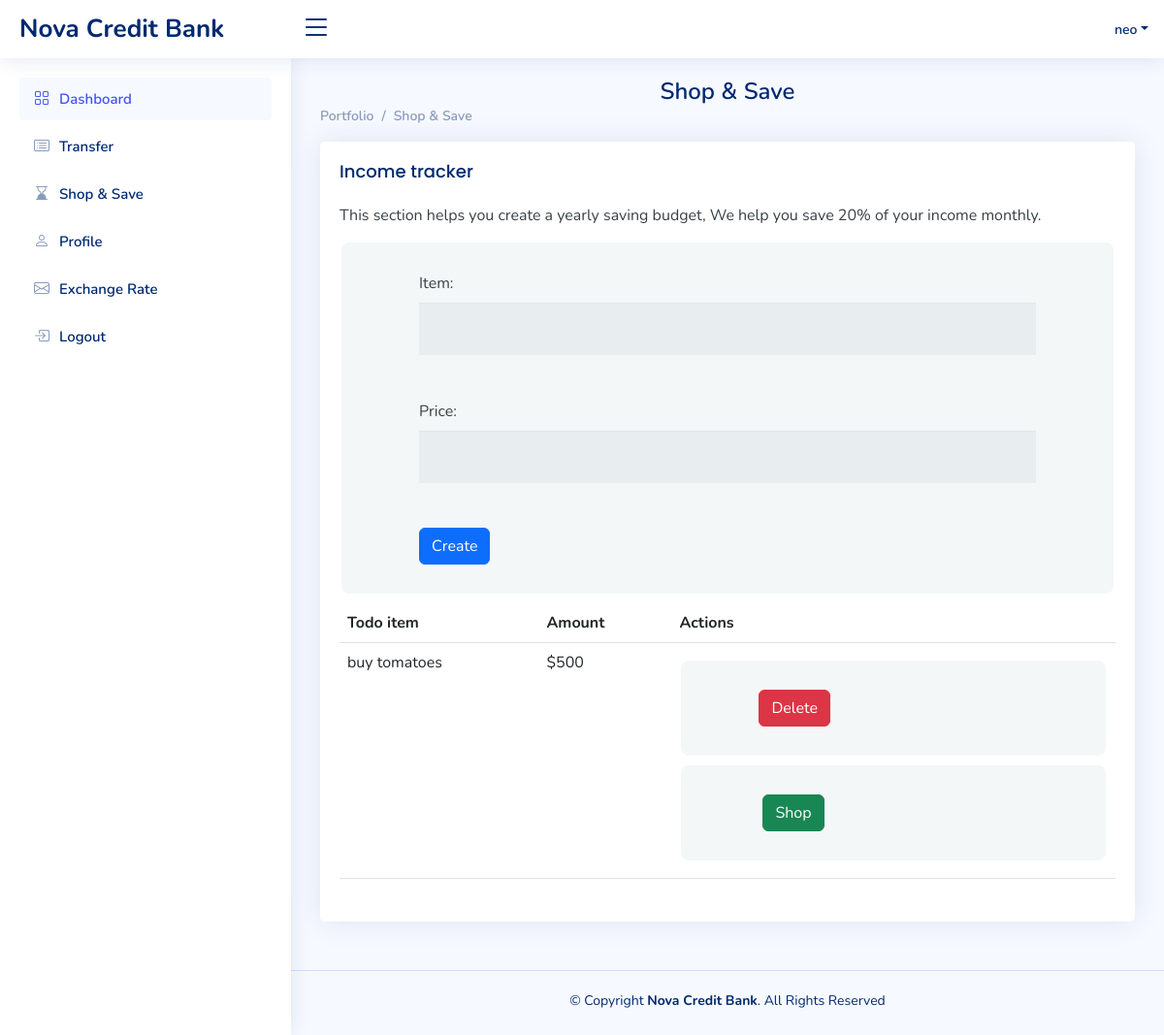
Page /shopping-list/ (signed in) on the earlier database version.
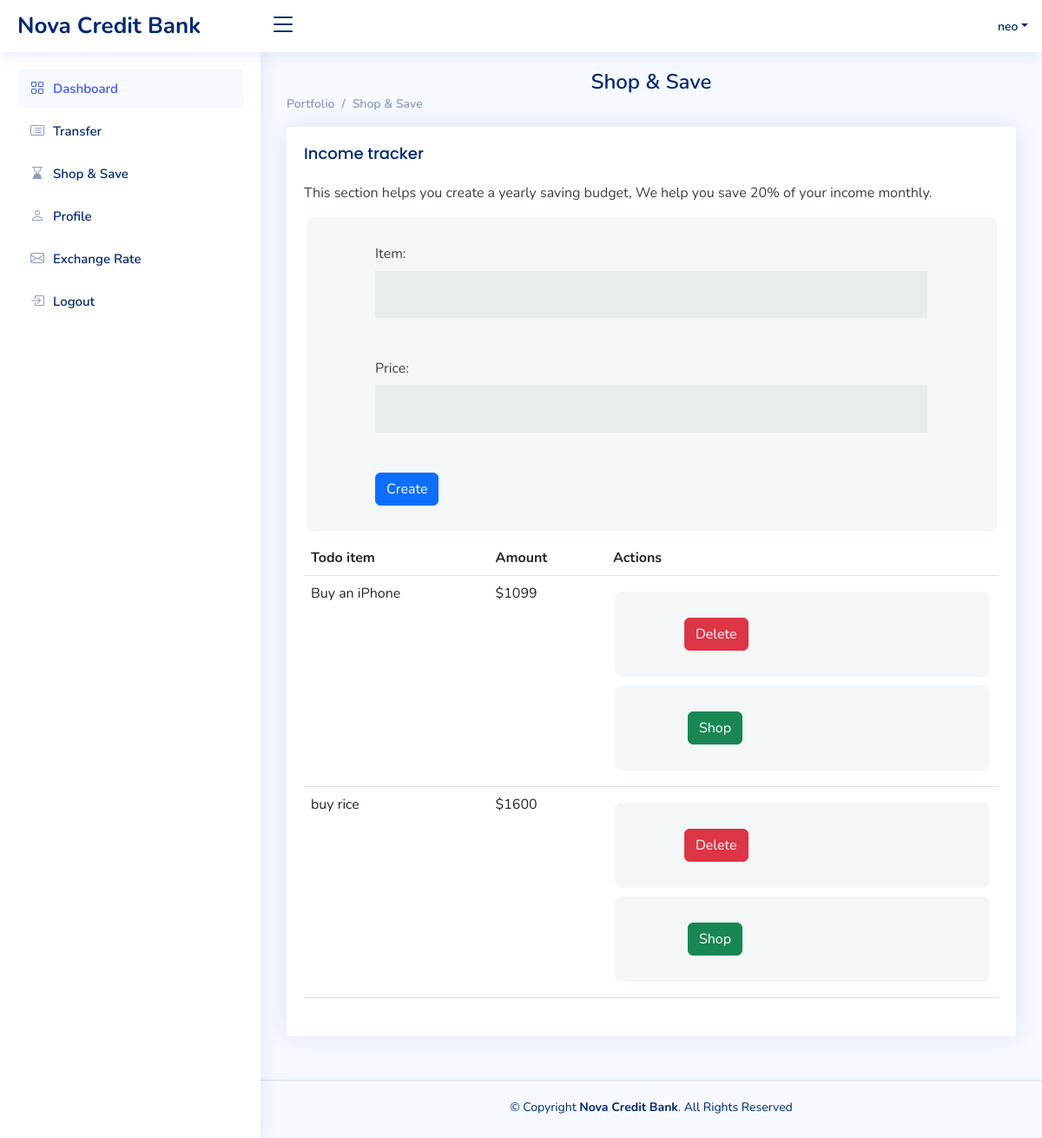
Same page on the later database version.
### novabank/models.py (models this page shows, shortened)
class ShoppingList(models.Model):
    username = models.ForeignKey(Portfolio, on_delete=models.SET_NULL, blank= True, null = True)
    item = models.CharField(max_length=200)
    price = models.IntegerField()
    completed = models.BooleanField(default=False)

### novabank/views.py (the view, shortened to what this page needs)
# urls.py: path('shopping-list/', views.shoppinglist, name = 'shoppinglist'),
@login_required
def shoppinglist(request):
    log_user = request.user
    shoppinglist_form = ShoppingListForm()
    portfolio_instance = Portfolio.objects.get(username=log_user)
    shopitems = ShoppingList.objects.filter(username=portfolio_instance).prefetch_related('shoppingtransaction_set')
    return render(request, 'shoppinglist.html', {'shoppinglist_form': shoppinglist_form, 'shopitems': shopitems})

### novabank/forms.py
class ShoppingListForm(forms.ModelForm):
    class Meta:
        model = ShoppingList
        fields = ['item', 'price']

### novabank/templates/shoppinglist.html (shortened to what this page needs)
{% load static %}
<!DOCTYPE html>
<html lang="en">
<head>
  <link href="{% static 'dashboard_assets/vendor/bootstrap/css/bootstrap.min.css' %}" rel="stylesheet">
  <link href="{% static 'dashboard_assets/vendor/bootstrap-icons/bootstrap-icons.css' %}" rel="stylesheet">
  <link href="{% static 'dashboard_assets/vendor/boxicons/css/boxicons.min.css' %}" rel="stylesheet">
  <link href="{% static 'dashboard_assets/vendor/quill/quill.snow.css' %}" rel="stylesheet">
  <link href="{% static 'dashboard_assets/vendor/quill/quill.bubble.css' %}" rel="stylesheet">
  <link href="{% static 'dashboard_assets/vendor/remixicon/remixicon.css' %}" rel="stylesheet">
  <link href="{% static 'dashboard_assets/vendor/simple-datatables/style.css' %}" rel="stylesheet">
  <link href="{% static 'dashboard_assets/css/style.css' %}" rel="stylesheet">
</head>
<body>
  <header id="header" class="header fixed-top d-flex align-items-center">
    <div class="d-flex align-items-center justify-content-between">
      <a href="{% url 'portfolio' %}" class="logo d-flex align-items-center">
        <span class="d-none d-lg-block">Nova Credit Bank</span>
      </a>
      <i class="bi bi-list toggle-sidebar-btn"></i>
    </div>
    <nav class="header-nav ms-auto">
      <ul class="d-flex align-items-center">
        <li class="nav-item dropdown pe-3">
          <a class="nav-link nav-profile d-flex align-items-center pe-0" href="#" data-bs-toggle="dropdown">
            <span class="d-none d-md-block dropdown-toggle ps-2">{{user.username}}</span>
          </a>
        </li>
      </ul>
    </nav>
  </header>
  <aside id="sidebar" class="sidebar">
    <ul class="sidebar-nav" id="sidebar-nav">
      <li class="nav-item">
        <a class="nav-link " href="{% url 'portfolio' %}">
          <i class="bi bi-grid"></i>
          <span>Dashboard</span>
        </a>
      </li>
      <li class="nav-item">
        <a class="nav-link collapsed" href="{% url 'transfer' %}">
          <i class="bi bi-card-list"></i>
          <span>Transfer</span>
        </a>
      </li>
      <li class="nav-item">
        <a class="nav-link collapsed" href="{% url 'shoppinglist' %}">
          <i class="bi bi-hourglass-bottom"></i>
          <span>Shop & Save</span>
        </a>
      </li>
      <li class="nav-item">
        <a class="nav-link collapsed" href="{% url 'profile' %}">
          <i class="bi bi-person"></i>
          <span>Profile</span>
        </a>
      </li>
      <li class="nav-item">
        <a class="nav-link collapsed" href="{% url 'exchangerate' %}">
          <i class="bi bi-envelope"></i>
          <span>Exchange Rate</span>
        </a>
      </li>
      <li class="nav-item">
        <a class="nav-link collapsed" href="{% url 'logout' %}">
          <i class="bi bi-box-arrow-in-right"></i>
          <span>Logout</span>
        </a>
      </li>
    </ul>
  </aside>
  <main id="main" class="main">
    <div class="pagetitle">
      <h1>Shop & Save</h1>
      <nav>
        <ol class="breadcrumb">
          <li class="breadcrumb-item"><a href="{% url 'portfolio' %}">Portfolio</a></li>
          <li class="breadcrumb-item">Shop & Save</li>
        </ol>
      </nav>
    </div>
    <section class="section">
      <div class="row">
        <div class="col-lg-24">
          <div class="card">
            <div class="card-body">
              <h5 class="card-title">Income tracker</h5>
              <p>This section helps you create a yearly saving budget, We help you save 20% of your income monthly.</p>
              <section id="contact" class="contact">
            <form action="" method="POST">
                {{ shoppinglist_form.as_p }}
                <input class="btn btn-primary" type="submit" value="Create">
            </form>
            <table class="table mb-4">
              <thead>
                <tr>
                  <th scope="col">Todo item</th>
                  <th scope="col">Amount</th>
                  <th scope="col">Actions</th>
                </tr>
              </thead>
              {% for shopitem in shopitems %}
              <tbody>
                <tr>
                  <td>{{shopitem.item}}</td>
                  <td>${{shopitem.price}}</td>
                  <td>
                    <form action="{% url 'deleteshoppingitem' shopitem.id %}" method="POST">
                      <button type="submit" class="btn btn-danger">Delete</button>
                    </form>
                    <form action="{% url 'shop' shopitem.id %}" method="POST">
                      <button type="submit" class="btn btn-success ms-1">Shop</button>
                    </form>
                  </td>
              </tbody>
              {% endfor %}
            </table>
              </section>
            </div>
          </div>
        </div>
      </div>
    </section>
  </main>
  <footer id="footer" class="footer">
    <div class="copyright">
      &copy; Copyright <strong><span>Nova Credit Bank</span></strong>. All Rights Reserved
    </div>
    <div class="credits">
    </div>
  </footer>
</body>
</html>

### static/dashboard_assets/css/style.css (style rules this page uses)
:root { scroll-behavior: smooth; }
body { font-family: "Open Sans", sans-serif; background: #f6f9ff; color: #444444; }
a { color: #4154f1; text-decoration: none; }
h1, h2, h3, h4, h5, h6 { font-family: "Nunito", sans-serif; }
#main { margin-top: 60px; padding: 20px 30px; transition: all 0.3s; }
.pagetitle { margin-bottom: 10px; }
.pagetitle h1 { font-size: 24px; margin-bottom: 0; font-weight: 600; color: #012970; }
.card { margin-bottom: 30px; border: none; border-radius: 5px; box-shadow: 0px 0 30px rgba(1, 41, 112, 0.1); }
.card-title { padding: 20px 0 15px 0; font-size: 18px; font-weight: 500; color: #012970; font-family: "Poppins", sans-serif; }
.card-body { padding: 0 20px 20px 20px; }
.breadcrumb { font-size: 14px; font-family: "Nunito", sans-serif; color: #899bbd; font-weight: 600; }
.breadcrumb a { color: #899bbd; transition: 0.3s; }
.breadcrumb .breadcrumb-item::before { color: #899bbd; }
.logo { line-height: 1; }
@media (min-width: 1200px) { .logo { width: 280px; } }
.logo span { font-size: 26px; font-weight: 700; color: #012970; font-family: "Nunito", sans-serif; }
.header { transition: all 0.5s; z-index: 997; height: 60px; box-shadow: 0px 2px 20px rgba(1, 41, 112, 0.1); background-color: #fff; padding-left: 20px; }
.header .toggle-sidebar-btn { font-size: 32px; padding-left: 10px; cursor: pointer; color: #012970; }
.header-nav ul { list-style: none; }
.header-nav>ul { margin: 0; padding: 0; }
.header-nav .nav-profile { color: #012970; }
.header-nav .nav-profile span { font-size: 14px; font-weight: 600; }
.sidebar { position: fixed; top: 60px; left: 0; bottom: 0; width: 300px; z-index: 996; transition: all 0.3s; padding: 20px; overflow-y: auto; scrollbar-width: thin; scrollbar-color: #aab7cf transparent; box-shadow: 0px 0px 20px rgba(1, 41, 112, 0.1); background-color: #fff; }
@media (min-width: 1200px) { #main, #footer { margin-left: 300px; } }
.sidebar-nav { padding: 0; margin: 0; list-style: none; }
.sidebar-nav li { padding: 0; margin: 0; list-style: none; }
.sidebar-nav .nav-item { margin-bottom: 5px; }
.sidebar-nav .nav-link { display: flex; align-items: center; font-size: 15px; font-weight: 600; color: #4154f1; transition: 0.3; background: #f6f9ff; padding: 10px 15px; border-radius: 4px; }
.sidebar-nav .nav-link i { font-size: 16px; margin-right: 10px; color: #4154f1; }
.sidebar-nav .nav-link.collapsed { color: #012970; background: #fff; }
.sidebar-nav .nav-link.collapsed i { color: #899bbd; }
.footer { padding: 20px 0; font-size: 14px; transition: all 0.3s; border-top: 1px solid #cddfff; }
.footer .copyright { text-align: center; color: #012970; }
.footer .credits { padding-top: 5px; text-align: center; font-size: 13px; color: #012970; }

### novabank/templates/shoppinglist.html (style rules this page uses)
body { font-family: 'Nunito', sans-serif; color: #384047; }
form { margin: 10px 2px; padding: 30px 80px; background: #f4f7f8; border-radius: 8px; }
h1 { margin: 0 0 30px 0; text-align: center; }
input[type="text"], input[type="password"], input[type="date"], input[type="datetime"], input[type="email"], input[type="number"], textarea, select { background: rgba(255, 255, 255, 0.1); border: none; font-size: 16px; height: auto; margin: 0; outline: 0; padding: 15px; width: 100%; background-color: #e8eeef; color: #8a97a0; box-shadow: 0 1px 0 rgba(0, 0, 0, 0.03) inset; margin-bottom: 30px; }
label { display: block; margin-bottom: 8px; }

Differences in the rows shown:
removed ShoppingList: item "buy tomatoes", price "500"
added ShoppingList: item "Buy an iPhone", price "1099"
added ShoppingList: item "buy rice", price "1600"
